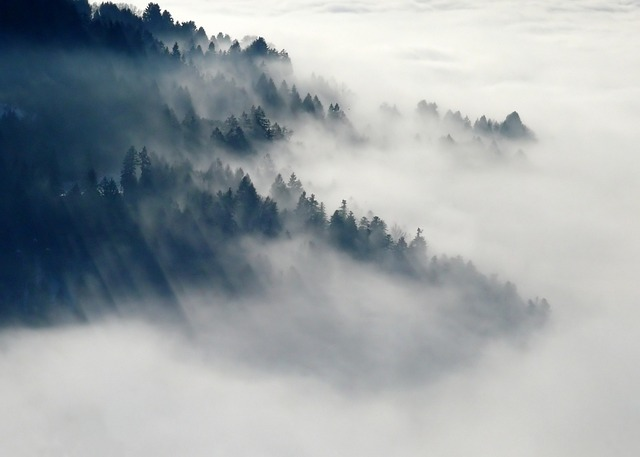
%> input picture p0/niebla_640x456.jpg, 640 x 457 px
$ octave script_p0.m   (GNU Octave 9; MATLAB toolbox functions it lacks are replaced by stand-ins)
%> lines starting %> are read from the running program, lines starting %| are printed output that depends on the picture
### p0/OperacionesMatriz.m
function OperacionesMatriz(A, B)
    % Función que realiza operaciones diversas entre matrices A y B

    % 1. Traspuestas
    disp('--- Traspuestas ---');
    disp('A'':'), disp(A');
    disp('B'':'), disp(B');

    % 2. Inversa de A
    disp('--- Inversa de A ---');
    if det(A) ~= 0
        disp(inv(A));
    else
        disp('La matriz A es singular (no tiene inversa).');
    end

    % 3. Determinante y Rango de A

    valor_det = det(A);
    valor_rank = rank(A);
    mensaje_analisis = ['El determinante es ', ...
                    num2str(valor_det, 2), ' y su rango actual es ', ...
                    num2str(valor_rank), '.'];
disp("---Determinante y rango---")
disp(mensaje_analisis);

    % 4. Producto matricial
    disp('--- Producto matricial A * B ---');
    try
        disp(A * B);
    catch
        disp('Error: Dimensiones no compatibles para producto matricial.');
    end

    % 5. Producto elemento a elemento
    disp('--- Producto elemento a elemento (A(:,1) .* B(:,1)) ---');
    try
        disp(A(:,1) .* B(:,1));
    catch
        disp('Error: Las columnas no tienen la misma longitud.');
    end

    % 6. Concatenación de filas
    disp('--- Vector fila (1ª fila A + 1ª fila B) ---');
    disp([A(1,:), B(1,:)]);

    % 7. Concatenación de columnas
    disp('--- Vector columna (1ª col A + 1ª col B) ---');
    disp([A(:,1); B(:,1)]);
end

### p0/script_p0.m
%% Ejercicio 1: Resolución de Sistema de Ecuaciones
clear all
close all
clc
A_eq = [2 1 -1 1; -1 3 2 -1; 3 -1 1 2; 1 4 -1 1];
B_eq = [3; 1; 7; 5];

solucion = A_eq \ B_eq;

disp('Solución Ejercicio 1 (x, y, z, w):');
disp(solucion);

%% Ejercicio 2: Prueba de la Función OperacionesMatriz

A_test = [1 4 7; 2 5 8; 3 6 0];
B_test = [10; 20; 30];

OperacionesMatriz(A_test, B_test);

%% Ejercicio 3: Operaciones con Matrices Aleatorias

n = input('Indique el tamaño de la matriz: ');
%> the answer given: 3

A_rand = rand(n);

disp('Matriz aleatoria generada:');
disp(A_rand);

disp('Columnas impares de la matriz:');
disp(A_rand(:, 1:2:end));

disp('Diagonal principal:');
disp(diag(A_rand));

for i = 1:n
    fila = A_rand(i, :);

    v_max   = max(fila);
    v_min   = min(fila);
    v_media = mean(fila);
    v_std   = std(fila);

    mensaje = ['En la fila ', num2str(i), ': ', ...
               'el valor más alto es ', num2str(v_max, 2), ', ', ...
               'el más bajo es ', num2str(v_min, 2), ', ', ...
               'con una media de ', num2str(v_media, 2), ...
               ' y una desviación de ', num2str(v_std, 2), '.'];

    disp(mensaje);
end

%% Ejercicio 4: Cadenas de Caracteres y Concatenación
cadena_final = '';
for i = 1:25
    cadena_final = [cadena_final, num2str(i), ' '];
end

disp('Resultado de la concatenación (1 al 25):');
disp(cadena_final);

%% Ejercicio 5: Tiempo de Cómputo y Gráficas
tamanos = 1:100;
tiempos_rank = zeros(size(tamanos));
tiempos_det = zeros(size(tamanos));

for i = 1:length(tamanos)
    N = tamanos(i);
    M_bench = rand(N);

    tic;
    rank(M_bench);
    tiempos_rank(i) = toc;

    tic;
    det(M_bench);
    tiempos_det(i) = toc;
end

figure('Name', 'Análisis de Tiempos de Cómputo');

subplot(2,1,1);
plot(tamanos, tiempos_rank, 'r', 'LineWidth', 1.2);
title('Tiempo de cálculo: Rango');
xlabel('Tamaño de matriz (N)');
ylabel('Tiempo (s)');
grid on;

subplot(2,1,2);
plot(tamanos, tiempos_det, 'b', 'LineWidth', 1.2);
title('Tiempo de cálculo: Determinante');
xlabel('Tamaño de matriz (N)');
ylabel('Tiempo (s)');
grid on;

legend('Segundos');
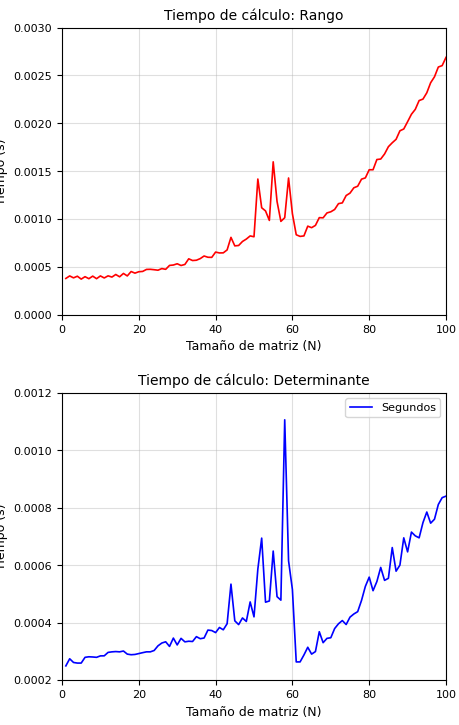
%> figure redrawn from the program's plot data, 2 panels; panel 1: curve peaks at x = 100, y = 0.00269; panel 2: curve peaks at x = 58, y = 0.00111

%% Ejercicio 6: Matrices en 3D

matriz_3d = rand(2, 2, 50);

disp('Esta es la matriz que ocupa la posición 33 en la tercera dimensión:');
disp(matriz_3d(:, :, 33));

matriz_3d(:, :, 10) = [1, 2; 3, 4];
disp('La matriz número 10 ha sido actualizada con los valores [1,2; 3,4].');

vector_fila = reshape(matriz_3d, 1, []);
disp(['Ahora la matriz es un vector fila con un total de ', num2str(length(vector_fila)), ' elementos.']);

%% Ejercicio 7: Lectura de Imágenes

img = imread('niebla_640x456.jpg');
%> img is the input picture: size 457x640x3 uint8; mean R, G, B 158.2, 165.1, 168.5
info = imfinfo('niebla_640x456.jpg');

bits_por_pixel = info.BitDepth;
disp(['La imagen utiliza ', num2str(bits_por_pixel), ' bits por cada píxel.']);

pixeles_bajos = sum(img(:) < 128);
%> pixeles_bajos = 242087
disp(['Hay un total de ', num2str(pixeles_bajos), ' píxeles con una intensidad menor a 128.']);
%| Hay un total de 242087 píxeles con una intensidad menor a 128.


%% Ejercicio 8: Representación gráfica en 3D

[X, Y] = meshgrid(-5:0.2:5, -5:0.2:5);

Z = Y .* sin(pi .* X ./ 5) + 5 .* cos((X.^2 + Y.^2) ./ 4) + cos(X + Y) .* cos(3.*X - Y) + sin(X + Y);

figure('Name', 'Representaciones de Superficie');

subplot(1, 3, 1);
surf(X, Y, Z);
title('Vista de Superficie (surf)');
xlabel('Eje X'); ylabel('Eje Y'); zlabel('Z');

subplot(1, 3, 2);
mesh(X, Y, Z);
title('Vista de Malla (mesh)');
xlabel('Eje X'); ylabel('Eje Y'); zlabel('Z');

subplot(1, 3, 3);
contourf(X, Y, Z);
title('Mapa de Contorno (contourf)');
xlabel('Eje X'); ylabel('Eje Y');
%> after `ylabel('Eje Y')`:
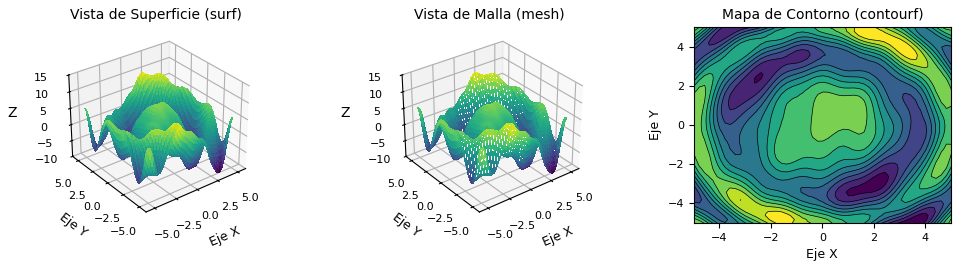
%> figure redrawn from the program's plot data, 3 panels

%% Ejercicio 9: Cálculo Simbólico
syms x
%> (this line was passed over: syms is not available in this run)

%> (the run ends here)
